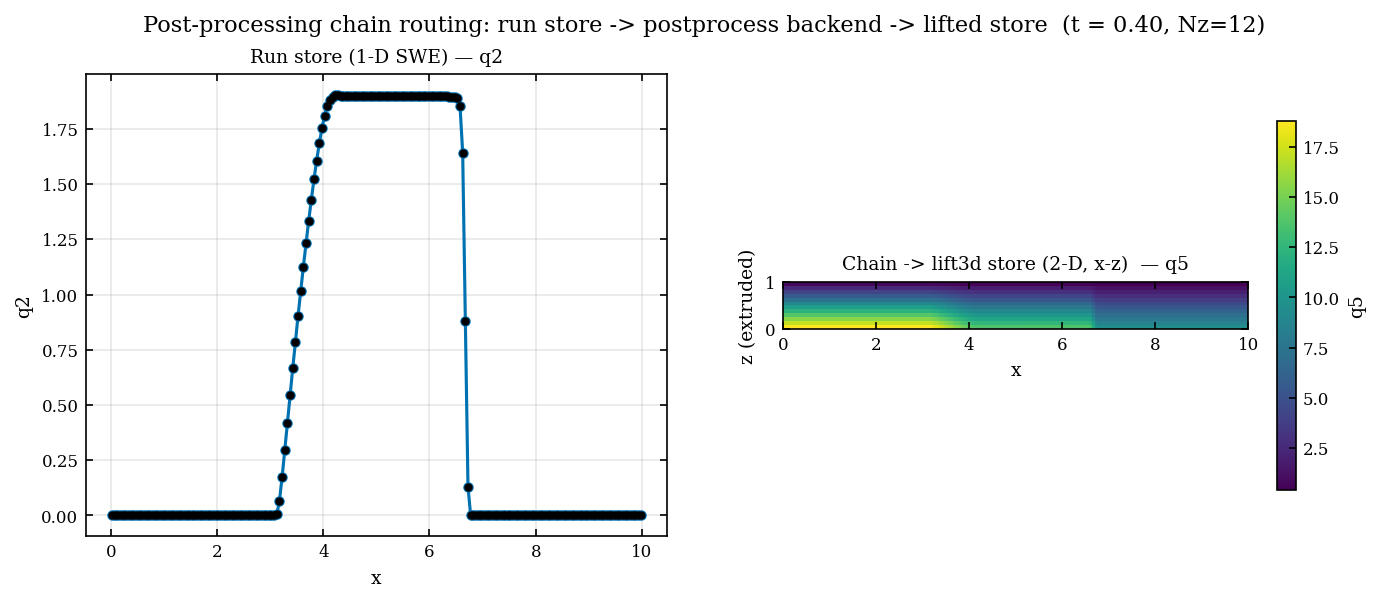

Recreate this plot in Python.
"""Post-processing chain deliverable — regenerate the figure of the chain's
transformed product (the 2D->3D lifted store).

What it shows: the GUI/CLI post-processing chain, when a ``postprocess``
backend is connected, routes the just-finished run's store + the enabled steps
to that backend, which runs ``zoomy_prepost`` and hands back the transformed
artifacts. This reproduces the meaningful step — ``lift3d`` — by running the
REAL ``PostprocessAdapter`` in-process (the same code the backend runs) on a
small SWE-1D store, then opens the emitted ``simulation_3d.h5`` (the lifted
store the routing stages into the results shelf) via ``zoomy_plotting`` and
plots its vertical structure. The extra ``simulation_3d.h5`` output is exactly
what makes the lift consumable by the viz cards / shelf (they speak the store
format, not VTK).

Reproducible:

    micromamba run -n zoomy python library/zoomy_gui/deliverable_postproc_chain.py
"""
import json
import os
import shutil
import tempfile

import matplotlib
matplotlib.use("Agg")
import matplotlib.pyplot as plt
import numpy as np

import zoomy_plotting as zp
from zoomy_server.adapters.numpy import NumpyAdapter
from zoomy_server.adapters.postprocess import PostprocessAdapter

HERE = os.path.dirname(os.path.abspath(__file__))
ZOOMY = os.path.abspath(os.path.join(HERE, "..", ".."))
CASE = os.path.join(ZOOMY, "thesis", "notebooks", "gui", "case_swe_1d")
OUT_PNG = os.path.join(HERE, "deliverable_postproc_chain.png")


def _make_store(dst):
    """Run the shipped SWE-1D case (short) and drop simulation.h5 + model.py
    into ``dst`` — the RESULTS folder the postprocess adapter consumes."""
    case = tempfile.mkdtemp(prefix="swe1d_")
    for fn in ("model.py", "mesh.py", "settings.json"):
        shutil.copy(os.path.join(CASE, fn), case)
    sp = os.path.join(case, "settings.json")
    s = json.load(open(sp))
    s["time_end"] = 0.4
    s["output_snapshots"] = 6
    json.dump(s, open(sp, "w"))
    out = tempfile.mkdtemp(prefix="swe1d_out_")
    NumpyAdapter().solve(case, out, lambda *a: None)
    shutil.copy(os.path.join(out, "simulation.h5"), os.path.join(dst, "simulation.h5"))
    shutil.copy(os.path.join(case, "model.py"), os.path.join(dst, "model.py"))


def _run_chain(case_dir, out_dir):
    """Run the enabled chain via the REAL adapter (the backend's code path)."""
    with open(os.path.join(case_dir, "steps.json"), "w") as f:
        json.dump({"steps": ["to_vtk", "lift3d"], "nz": 12}, f)
    PostprocessAdapter().solve(case_dir, out_dir, lambda *a: None)
    return os.path.join(out_dir, "simulation_3d.h5")   # the lifted store


def main():
    case_dir = tempfile.mkdtemp(prefix="postproc_case_")
    out_dir = tempfile.mkdtemp(prefix="postproc_out_")
    _make_store(case_dir)
    lifted_h5 = _run_chain(case_dir, out_dir)

    base = zp.read_hdf5(os.path.join(case_dir, "simulation.h5"))   # 1-D input
    lifted = zp.read_hdf5(lifted_h5)                               # 2-D lift (x,z)
    pl_base, pl_lift = zp.MatplotlibPlotter(base), zp.MatplotlibPlotter(lifted)
    ts_b, ts_l = base.n_snapshots - 1, lifted.n_snapshots - 1

    # Pick the lifted field with the most vertical structure (largest range).
    def _rng(name):
        v = np.asarray(pl_lift._cell_values(ts_l, name))
        return float(v.max() - v.min())
    lifted_field = max(lifted.field.keys(), key=_rng)
    base_field = max(base.field.keys(),
                     key=lambda n: float(np.ptp(pl_base._cell_values(ts_b, n))))

    with zp.apply_style():
        fig, (axL, axR) = plt.subplots(1, 2, figsize=(11, 4))
        pl_base.plot(axL, time_step=ts_b, field=base_field)
        axL.set_title(f"Run store (1-D SWE) — {base_field}")
        axL.set_xlabel("x")
        axL.set_ylabel(base_field)
        pl_lift.plot(axR, time_step=ts_l, field=lifted_field,
                     cmap="viridis", colorbar=True)
        axR.set_title(f"Chain -> lift3d store (2-D, x-z)  — {lifted_field}")
        axR.set_xlabel("x")
        axR.set_ylabel("z (extruded)")
        t = float(lifted.times[-1]) if lifted.times is not None and len(lifted.times) else 0.0
        fig.suptitle(f"Post-processing chain routing: run store -> postprocess backend -> "
                     f"lifted store  (t = {t:.2f}, Nz=12)")

    fig.savefig(OUT_PNG, dpi=150, bbox_inches="tight")
    print("figure ->", OUT_PNG)
    print(f"lifted store: dim={lifted.dim} n_cells={lifted.n_cells} "
          f"n_snapshots={lifted.n_snapshots} fields={list(lifted.field.keys())}")


if __name__ == "__main__":
    main()
